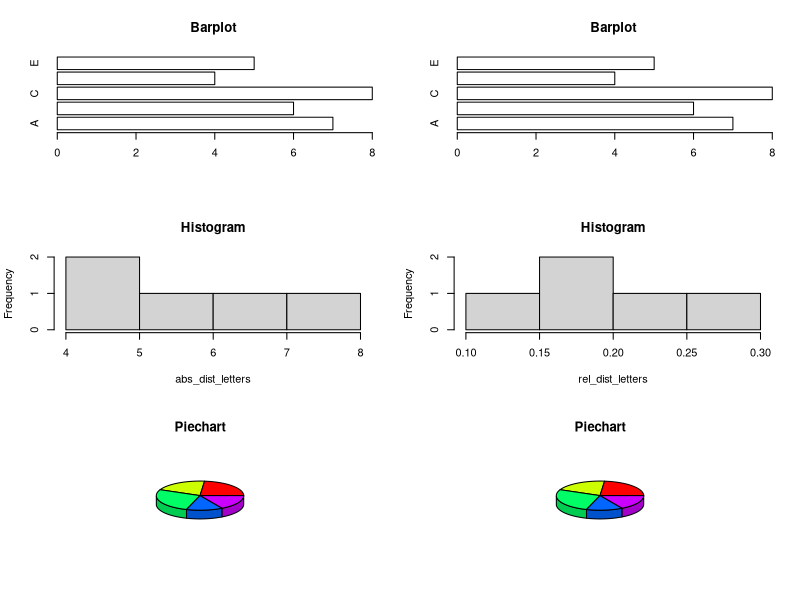
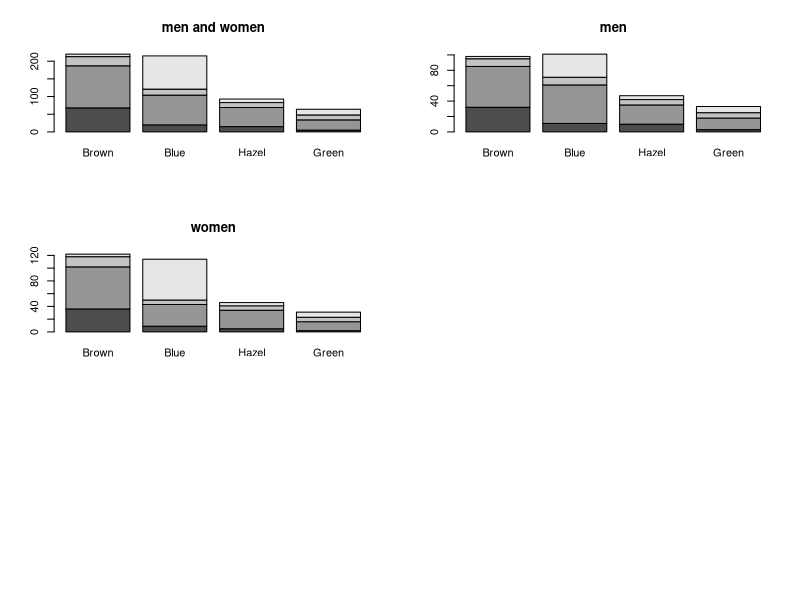

R code for these plots, in order: (Note: this script raises an error after producing the figures.)
# Datenanalyse und Datenmanagement
# Übung1 - 14.04.2016

#############################################################
# Exercise 6
letters = c("E","D","A","D","C","D","B","E","C","E","D","B","B","C","B","A","B","C","C","C","A","B","C","A","A","C","A","E","E","A")

abs_dist_letters = table(letters)

rel_dist_letters = abs_dist_letters/sum(abs_dist_letters)

par(mfrow=c(3,2))
# bar diagram
barplot(abs_dist_letters, horiz = TRUE, col = "NA", main="Barplot")
barplot(abs_dist_letters, horiz = TRUE, col = "NA", main="Barplot")

# histogram
hist(abs_dist_letters, main="Histogram")
hist(rel_dist_letters, main="Histogram")

# piechart
library(plotrix)
pie3D(abs_dist_letters, main="Piechart")
pie3D(rel_dist_letters, main="Piechart")

#############################################################
# Exercise 7
men_women = HairEyeColor[,,1]+HairEyeColor[,,2]
barplot(men_women, main = "men and women")
barplot(HairEyeColor[,,1], main="men")
barplot(HairEyeColor[,,2], main="women")

#############################################################
# Exercise 8
par(mfrow = c(2,2))

# a)
agriculture
# [ , 1]	x	 numeric	 per capita GNP
# [ , 2]	y	 numeric	 percentage in agriculture

# b)
plot(agriculture)

# c)
agr_data = agriculture

agr_data$region = factor(c("N","N","N","S","S","S","N","S","N","N","N","N"))

# d)
boxplot(x~region,agr_data, main="GNP by region")
boxplot(y~region,agr_data, main="% of agr by region")

# e)
x = agr_data$x[agr_data$region == "N"]
y = agr_data$y[agr_data$region == "N"]
plot(x,y)

x = agr_data$x[agr_data$region == "S"]
y = agr_data$y[agr_data$region == "S"]
plot(x,y)

#############################################################
# Exercise 9
par(mfrow=c(1,1))
agr_data$region = NULL
names(agr_data) = c("GNP","useOfAgr")

plot(agr_data$GNP, agr_data$useOfAgr, pch="°", ylim=c(0,25))
text(agr_data$GNP, agr_data$useOfAgr, rownames(agr_data), adj=c(NA,-0.5))
